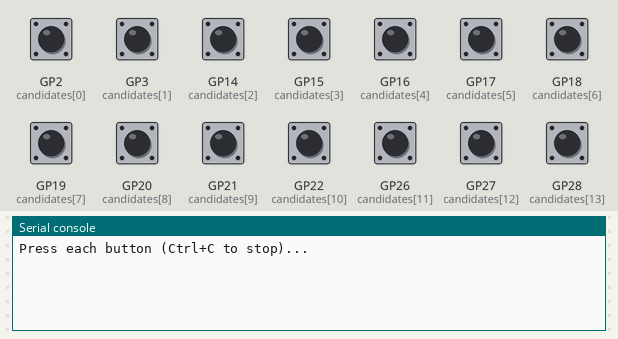
This program was run on a simulated Raspberry Pi Pico running MicroPython. Parts: the last lines printed to the serial console. Inputs (shaded band) come from the test bench; at power-on: GP2 (candidates[0]), GP3 (candidates[1]), GP14 (candidates[2]), GP15 (candidates[3]), GP16 (candidates[4]), GP17 (candidates[5]), GP18 (candidates[6]), GP19 (candidates[7]), GP20 (candidates[8]), GP21 (candidates[9]), GP22 (candidates[10]), GP26 (candidates[11]), GP27 (candidates[12]), GP28 (candidates[13]) HIGH.

Above: at 1.2 s.
1.3 s: GP2 (candidates[0]) pulled LOW for 0.15 s
At 2.6 s:
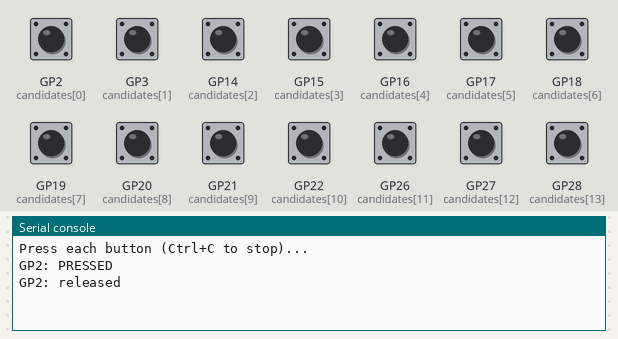
2.9 s: GP3 (candidates[1]) pulled LOW for 0.15 s
At 3.04 s:
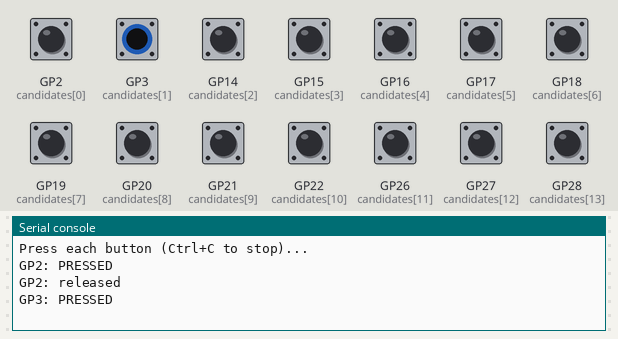
4.5 s: GP14 (candidates[2]) pulled LOW for 0.15 s
At 5.3 s:
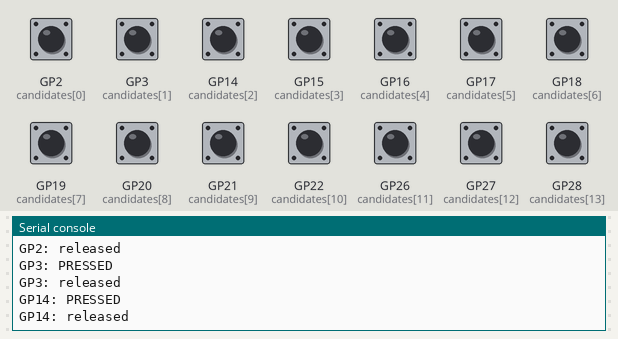
6.1 s: GP15 (candidates[3]) pulled LOW for 0.15 s
At 7.4 s:
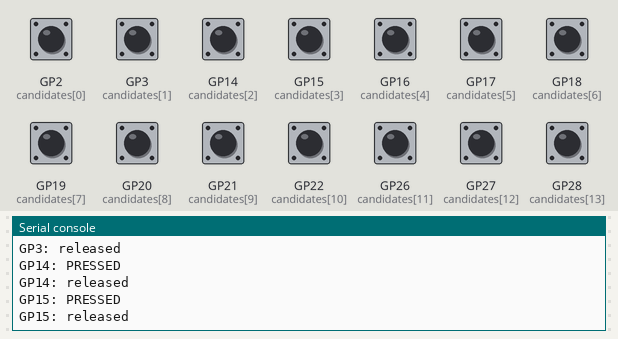
7.7 s: GP16 (candidates[4]) pulled LOW for 0.15 s
At 8.7 s:
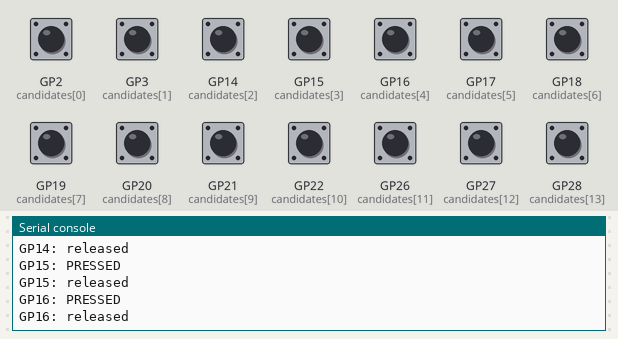
9.3 s: GP17 (candidates[5]) pulled LOW for 0.15 s
At 10.2 s:
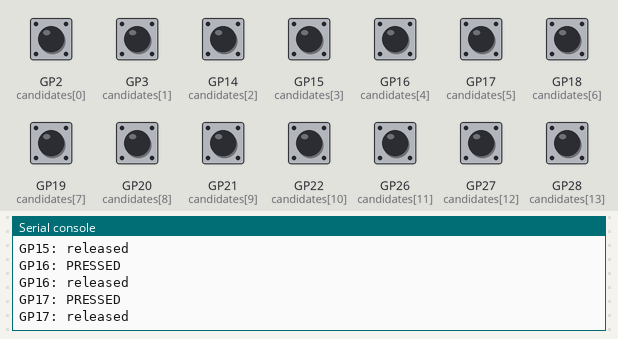

The program:

scan_buttons.py
```python
from machine import Pin
import time

candidates = [2, 3, 14, 15, 16, 17, 18, 19, 20, 21, 22, 26, 27, 28]
pins = {i: Pin(i, Pin.IN, Pin.PULL_UP) for i in candidates}
last = {i: pins[i].value() for i in pins}

print("Press each button (Ctrl+C to stop)...")
while True:
    for i, p in pins.items():
        v = p.value()
        if v != last[i]:
            print("GP" + str(i) + ": " + ("PRESSED" if not v else "released"))
            last[i] = v
    time.sleep_ms(10)
```

Measured:
- after the input at 1.3 s, the serial console: prints a new line at once (image 1)
- after the input at 2.9 s, the serial console: prints a new line at once (image 2)
- after the input at 4.5 s, the serial console: prints a new line at once (image 3)
- after the input at 6.1 s, the serial console: prints a new line at once (image 4)
- after the input at 7.7 s, the serial console: prints a new line at once (image 5)
- after the input at 9.3 s, the serial console: prints a new line at once (image 6)
